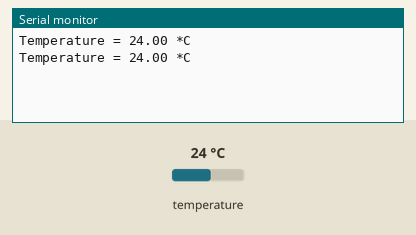
The sketch below on a simulated ESP8266 (NodeMCU). Shown: the last lines printed to the serial monitor. Inputs (shaded band) come from the test bench; at power-on: temperature 24 °C.

Above: at 2.8 s.
2.9 s: temperature set to 12 °C
At 4.9 s:
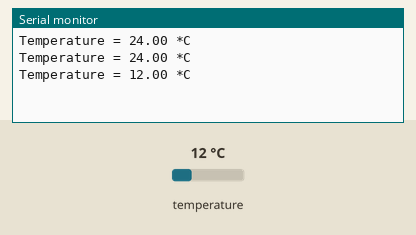
5.6 s: temperature set to 19 °C
At 6.6 s:
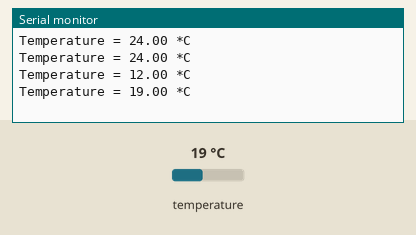
Timing chart, 0 to 8.6 s (numbered marks = the images above; inputs shaded):
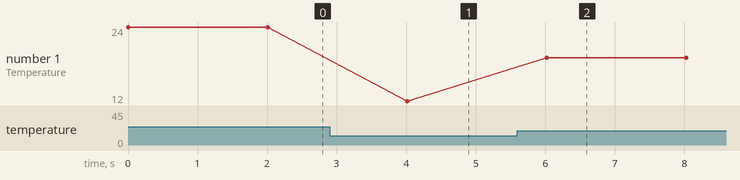

The sketch:

espX_bmp180_check.ino
```cpp
// (licence header left out)
#ifdef ESP8266
  #include <Adafruit_BMP085.h>
  Adafruit_BMP085 bmp;
#elif defined(ESP32)
  #include <SFE_BMP180.h>
  SFE_BMP180 bmp;
#else
  #error "Not using ESP8266 or ESP32!"
#endif

void setup() {
  // put your setup code here, to run once:
  Serial.begin(115200);
  bmp.begin();
}

void loop() {
  // put your main code here, to run repeatedly:
  double temp = getTemperature();
  Serial.print("Temperature = ");
  Serial.print(temp);
  Serial.println(" *C");
  delay(2000);
}

double getTemperature()
{
  #ifdef ESP8266
    return bmp.readTemperature();
  #else
    double T;
    delay(bmp.startTemperature());
    bmp.getTemperature(T);
    return T;
  #endif
}
```

Measured:
- after the input at 2.9 s, the serial monitor: prints a new line after 1.1 s (image 1)
- after the input at 5.6 s, the serial monitor: prints a new line after 0.42 s (image 2)
- plotted number 1: 24 → 12 after the input at 2.9 s, 12 → 19 after the input at 5.6 s
